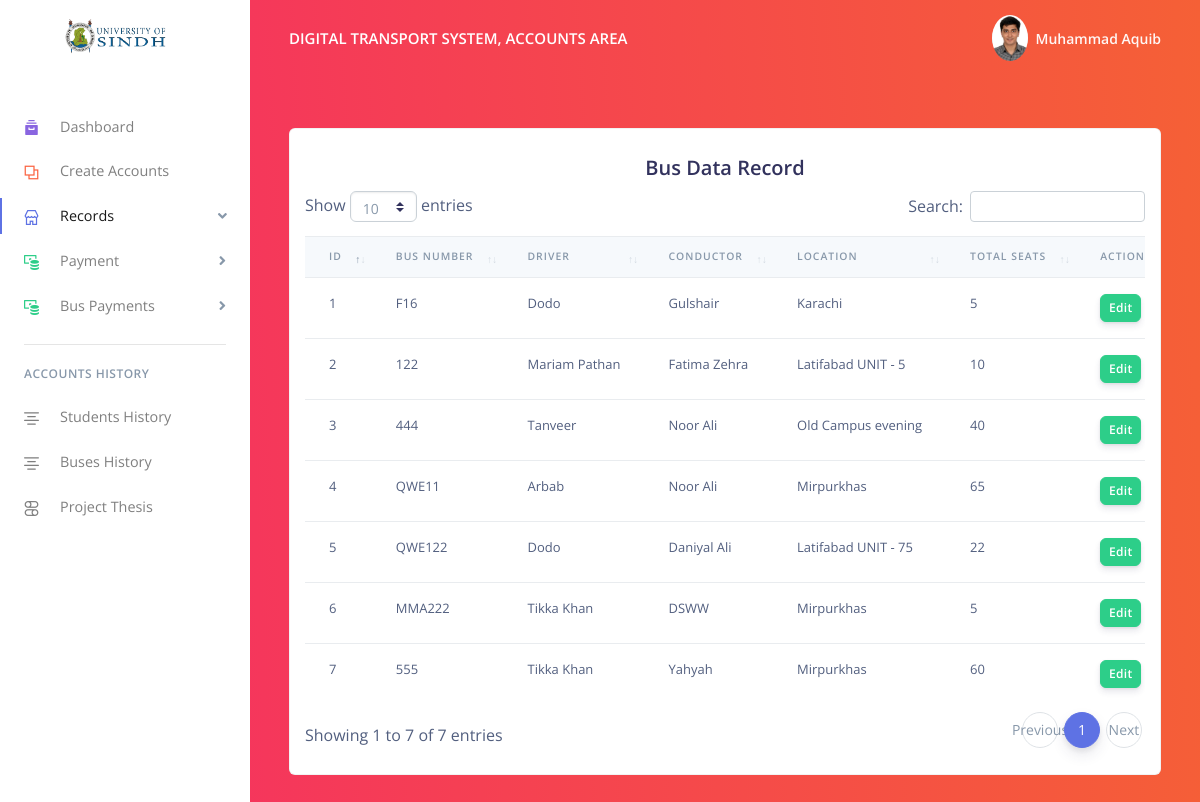
/busrecord.php (signed in), run on the app's committed database.
### tables this page shows
CREATE TABLE `bus` (
  `bId` int(100) NOT NULL,
  `bNo` varchar(100) DEFAULT NULL,
  `bPss` varchar(100) DEFAULT NULL,
  `bFare` int(100) DEFAULT NULL,
  `bDriverId` int(100) DEFAULT NULL,
  `bConId` int(100) DEFAULT NULL,
  `bStopId` int(100) DEFAULT NULL,
  `TotalSeats` int(100) DEFAULT NULL,
  `opId` varchar(11) DEFAULT NULL,
  `bDate` date DEFAULT NULL,
  `bStatus` varchar(100) NOT NULL DEFAULT 'y'
);

CREATE TABLE `driver` (
  `dId` int(100) NOT NULL,
  `dName` varchar(100) NOT NULL,
  `dCnic` varchar(100) NOT NULL,
  `opId` varchar(11) DEFAULT NULL,
  `dDate` date NOT NULL,
  `dStatus` varchar(100) NOT NULL DEFAULT 'y'
);

CREATE TABLE `conductor` (
  `conId` int(100) NOT NULL,
  `conName` varchar(100) NOT NULL,
  `conCnic` varchar(100) NOT NULL,
  `opId` varchar(11) DEFAULT NULL,
  `conDate` date NOT NULL,
  `conStatus` varchar(100) NOT NULL DEFAULT 'y'
);

CREATE TABLE `stop` (
  `stopId` int(100) NOT NULL,
  `stopName` varchar(100) DEFAULT NULL,
  `opId` varchar(11) DEFAULT NULL,
  `stopCreatedDate` date DEFAULT NULL,
  `stopStatus` varchar(100) NOT NULL DEFAULT 'y'
);

### db.php (called while the page is built, shortened)
<?php
class Mydb{
	private $conn = '';
	public function Mydb($host='localhost', $username="root", $password="", $db="fyp")
	{
		$this->conn = new mysqli($host,$username,$password,$db) or die("connection field");
		mysqli_set_charset($this->conn,"utf8");
	}
	public function BusesRecord(){
		$Query = "SELECT * FROM bus
		INNER JOIN driver ON (bus.bDriverId = driver.dId)
		INNER JOIN conductor ON (bus.bConId = conductor.conId)
		INNER JOIN stop ON (bus.bStopId = stop.stopId)
		WHERE bStatus = 'y'";
		$res = $this->conn->query($Query);
		$i = 0;
			$a = array();
			while ($rows = $res->fetch_assoc()) {
					foreach ($rows as $key => $value) {
					$a[$i][$key] = $value;
				}
				$i++;
			}
			return $a;
	}
}
$obj = new Mydb();
?>

### busrecord.php (the view, shortened to what this page needs)
<?php
require 'db.php';
$obj->is_login();
 ?>
<!DOCTYPE html>
<html>
<head>
  <?php require 'linkhead.php'; ?>
</head>
<body>
  <?php require 'linksidebar.php'; ?>
  <div class="main-content">
    <?php require 'linknav.php'; ?>
    <div class="header bg-gradient-danger pb-8 pt-5 pt-md-8">
      <div class="container-fluid">
        <div class="header-body">
          <div class="row">
            <div class="col-md-12">
              <div class="card">
                <div class="col-md-12">
                 <div class="table-responsive py-4">
                   <center><h2>Bus Data Record</h2></center>
              <table class="table table-flush" id="datatable-5th">
                <thead class="thead-light">
                  <tr>
                    <th>ID</th>
                    <th>Bus Number</th>
                    <th>Driver</th>
                    <th>Conductor</th>
                    <th>Location</th>
                    <th>Total Seats</th>
                    <th>Action</th>
                  </tr>
                </thead>
<?php
$buses = $obj->BusesRecord();
 ?>
                <tbody>
                 <?php foreach ($buses as $key => $value) { ?>
                  <tr>
                    <td><?php echo $value['bId'] ?></td>
                    <td><?php echo $value['bNo'] ?></td>
                    <td><?php echo $value['dName'] ?></td>
                    <td><?php echo $value['conName'] ?></td>
                    <td><?php echo $value['stopName'] ?></td>
                    <td><?php echo $value['TotalSeats']?></td>
                    <td>
                      <button class="btn btn-success btn-sm" data-toggle="modal" data-target="#editbus-<?php echo $value['bId'] ?>">Edit</button>
                    </td>
                  </tr>
                  <?php } ?>
                </tbody>
              </table>
            </div>
                </div>
              </div>
            </div>
          </div>
        </div>
      </div>
    </div>
  </div>
</body>
</html>

### data on the page
bus: bId "1", bNo "F16", driver.dName "Dodo", conductor.conName "Gulshair", stop.stopName "Karachi", TotalSeats "5"
bus: bId "2", bNo "122", driver.dName "Mariam Pathan", conductor.conName "Fatima Zehra", stop.stopName "Latifabad UNIT - 5", TotalSeats "10"
bus: bId "3", bNo "444", driver.dName "Tanveer", conductor.conName "Noor Ali", stop.stopName "Old Campus evening", TotalSeats "40"
bus: bId "4", bNo "QWE11", driver.dName "Arbab", conductor.conName "Noor Ali", stop.stopName "Mirpurkhas", TotalSeats "65"
bus: bId "5", bNo "QWE122", driver.dName "Dodo", conductor.conName "Daniyal Ali", stop.stopName "Latifabad UNIT - 75", TotalSeats "22"
bus: bId "6", bNo "MMA222", driver.dName "Tikka Khan", conductor.conName "DSWW", stop.stopName "Mirpurkhas", TotalSeats "5"
bus: bId "7", bNo "555", driver.dName "Tikka Khan", conductor.conName "Yahyah", stop.stopName "Mirpurkhas", TotalSeats "60"

### other printed values
$_SESSION['user']['oName'] "Muhammad Aquib"
